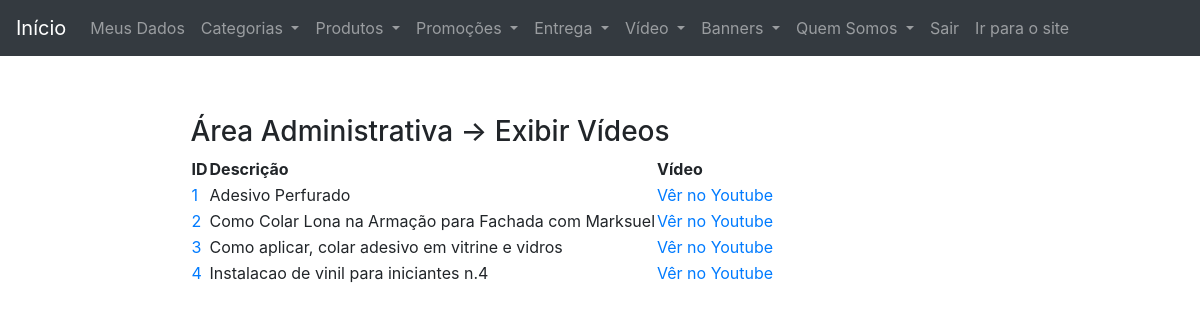
Page /contentmanage/views/admin/show_videos.php (signed in) on the committed database.
### tables this page shows
CREATE TABLE `video` (
  `id` int(11) NOT NULL,
  `description` varchar(800) DEFAULT NULL,
  `url` varchar(1000) DEFAULT NULL
);

### contentmanage/include/connect.php (called while the page is built, shortened)
<?php
class Connect {
	private static $instance;
	public static function getInstance() {
		if (! isset ( self::$instance )) {
			self::$instance = new PDO ( 'mysql:host=localhost;dbname=contentmanage;charset=utf8',
			 'adriano', '453231' );
			self::$instance->setAttribute ( \PDO::ATTR_ERRMODE, \PDO::ERRMODE_EXCEPTION );
			self::$instance->setAttribute ( \PDO::ATTR_ORACLE_NULLS, \PDO::NULL_EMPTY_STRING );
		}
		return self::$instance;
	}
}

### contentmanage/models/Video.php (called while the page is built, shortened)
<?php
include_once CONNECT . 'connect.php';
class Video
{
	private static $connect;
	public static function getAllVideos(){
		self::$connect = Connect::getInstance ();
		$response = self::$connect->query ( "select * from video" );
		$videos = $response->fetchAll ( PDO::FETCH_ASSOC );
		self::$connect = null;
		return $videos;
	}
}

### contentmanage/views/admin/show_videos.php (the view, shortened to what this page needs)
<!DOCTYPE html>
<html>
<head>
	<?php include_once 'include/links.php' ?>
</head>
<body>
	<?php include_once 'include/menu.php' ?>
	<?php
		include_once MODEL . 'Video.php';
		$videos = Video::getAllVideos();
	?>
	<div class="container-fluid">
		<div class="panel-body"
			style="width: 70%; margin-left: auto;
			margin-right: auto; margin-top: 5%;">
			<h3>Área Administrativa -> Exibir Vídeos</h3>
			<?php if ($videos) {
			?>
			<table id="table" class="display">
				<thead>
					<tr>
						<th>ID</th>
						<th>Descrição</th>
						<th>Vídeo</th>
					</tr>
				</thead>
				<tbody>
					<?php
					foreach ($videos as $video) {
						echo "
						<tr>
							<td>
								<a href='../../control/VideoControl.php?key=editvideo&id={$video ['id']}'
								 title='Editar vídeo'>
									{$video ['id']}
								</a>
							</td>
							<td>{$video ['description']}</td>
							<td>
								<a href='{$video['url']}' target='_blank'>Vêr no Youtube</a>
							</td>
						</tr>
						";
					}
					?>
				</tbody>
			</table>
			<?php
			} ?>
		</div>
	</div>
</body>
</html>

### rows in the picture
video: id "1", description "Adesivo Perfurado"
video: id "2", description "Como Colar Lona na Armação para Fachada com Marksuel"
video: id "3", description "Como aplicar, colar adesivo em vitrine e vidros"
video: id "4", description "Instalacao de vinil para iniciantes n.4"
